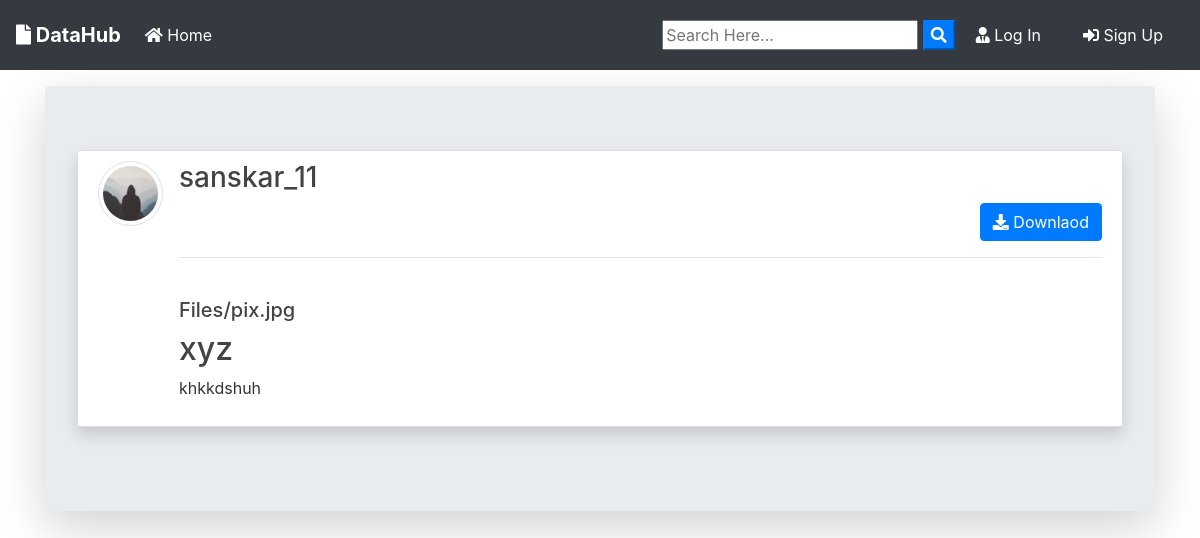
The app's page /post/18/ with its own data.
### blog/models.py (models this page shows, shortened)
class Post(models.Model):
	title = models.CharField(max_length=100)
	file = models.FileField(null=True,blank=True,upload_to='Files')
	content = models.TextField()
	date_posted = models.DateTimeField(default=timezone.now)
	author = models.ForeignKey(User, on_delete=models.CASCADE)
	def extension(self):
		name, extension = os.path.splitext(self.file.name)
		return extension

### users/models.py (models this page shows, shortened)
class Profile(models.Model):
    user = models.OneToOneField(User, on_delete=models.CASCADE)
    image = models.ImageField(default='default.jpg', upload_to='profile_pics')

### blog/views.py (the view)
# urls.py: path('post/<int:pk>/', PostDetailView.as_view(), name='post-detail'),
class PostDetailView(DetailView):
    model = Post
    template_name = 'blog/post_detail.html'

### blog/templates/blog/post_detail.html (shortened to what this page needs)
{% extends "blog/base.html" %}
{% block content %}
<div class="jumbotron mt-3 shadow-lg">
<article class="media content-section shadow ">
   <a href="{{ object.author.profile.image.url }} " target="_blank"> <img src="{{ object.author.profile.image.url }}  " alt="" class="article-img rounded-circle img-thumbnail img-fluid">
   </a>
    <div class="media-body">
      <div class="">
        <div class="d-flex justify-content-between">
        <a class="mr-2 mt-0 mb-0  text-dark" href="{% url 'user-posts' object.author.username  %}"><h3>{{ object.author }}</h3></a>
        </div>
        {% if object.author != user %}
          <div class="form-group mt-0 pt-0 d-flex justify-content-end">
            <a href="{{ object.file.url }}" download class="btn btn-primary flex-last" type="submit"><i class="fas fa-download"></i> Downlaod</a>
          </div>
        {% endif %}
        <hr>
      </div>
      <div>
        {% if object.file %}
          {% if object.extension == '.jpg' or object.extension == 'jpeg' or object.extension == 'png' %}
            <a href="{{ object.file.url }}"  download class="text-dark"><h5>{{ object.file }}</h5></a>
          {% else %}
            <a href="{{ object.file.url }}"  download class="text-dark"><h5>{{ object.file }}</h5></a>
          {% endif %}
        {% endif %}
      </div>
      <h2>{{ object.title }}</h2>
      <p class="article-content">{{ object.content }}</p>
    </div>
  </article>
{% endblock content %}

### blog/static/blog/main.css (style rules this page uses)
body { background-image: url('https://images.pexels.com/photos/3616762/pexels-photo-3616762.jpeg?auto=compress&cs=tinysrgb&h=750&w=1260'); color: #333333; margin-top: 0; }
h1, h2, h3, h4, h5, h6 { color: #444444; }
.content-section { background: #ffffff; padding: 10px 20px; border: 1px solid #dddddd; border-radius: 3px; margin-bottom: 20px; }
.article-content { white-space: pre-line; }
.article-img { height: 65px; width: 65px; margin-right: 16px; }

### records on screen
Post: author.profile.image (placeholder picture), author "sanskar_11", file "Files/pix.jpg", title "xyz", content "khkkdshuh"
